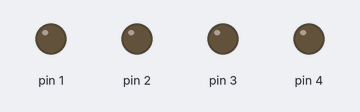
The sketch below on a simulated Arduino Uno, built with avr-gcc and run on an emulated ATmega328P. On the bench: output pins drawn as LEDs (lit = HIGH).

Above: at 0.5 s.
At 1.5 s:
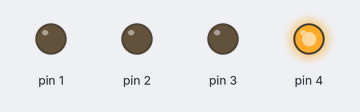
At 5.5 s:
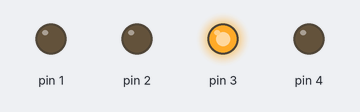
Timing chart, 0 to 6.9 s (numbered marks = the images above):
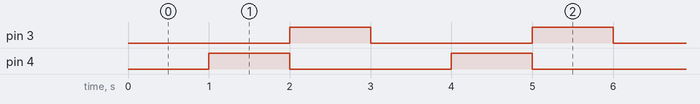

The sketch:

seven_segment_binary.ino
```cpp
void setup() {
  // put your setup code here, to run once:
pinMode(1, OUTPUT);   //a
pinMode(2, OUTPUT);   //b
pinMode(3, OUTPUT);   //c
pinMode(4, OUTPUT);   //d

}

void loop() {
  // put your main code here, to run repeatedly:
digitalWrite(1, LOW);
digitalWrite(2, LOW);
digitalWrite(3, LOW);
digitalWrite(4, LOW);
delay(1000);

digitalWrite(1, LOW);
digitalWrite(2, LOW);
digitalWrite(3, LOW);
digitalWrite(4, HIGH);
delay(1000);

digitalWrite(1, LOW);
digitalWrite(2, LOW);
digitalWrite(3, HIGH);
digitalWrite(4, LOW);
delay(1000);
}
```

Measured:
- by itself, pin 3, pin 4: alternates HIGH for 1.0 s and LOW for 2.0 s
- by itself, everything shown: repeats every 3.0 s, in 3 steps
